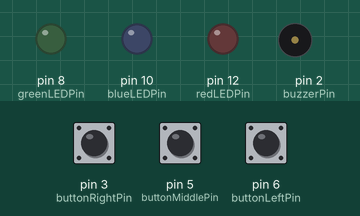
Simulated run of this sketch. Board: Arduino Uno, built with avr-gcc and run on an emulated ATmega328P. On the bench: output pins drawn as LEDs (lit = HIGH), buzzer (waves = sounding). Dashed ring = blinking. The inputs (shaded band) are chosen by the test bench; at power-on: pin 3 (buttonRightPin) LOW, pin 6 (buttonLeftPin) LOW, pin 5 (buttonMiddlePin) LOW.

Above: at 1.2 s.
1.3 s: pin 3 (buttonRightPin) pulled HIGH for 0.15 s
At 1.42 s:
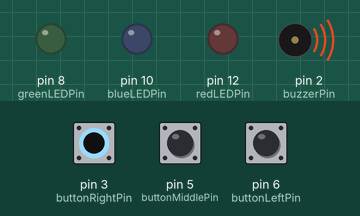
4.3 s: pin 6 (buttonLeftPin) pulled HIGH for 1 s
At 4.7 s:
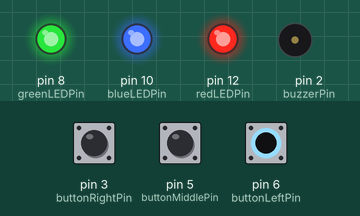
6.8 s: pin 5 (buttonMiddlePin) pulled HIGH for 3.2 s
At 6.92 s:
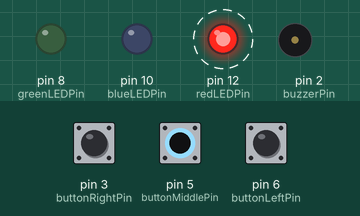
11.5 s: pin 5 (buttonMiddlePin) pulled HIGH for 0.15 s
At 11.87 s:
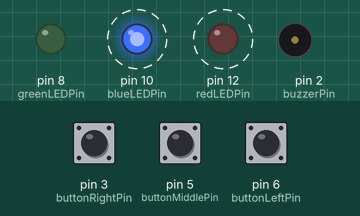
14.5 s: pin 5 (buttonMiddlePin) pulled HIGH for 1 s
At 15.12 s:
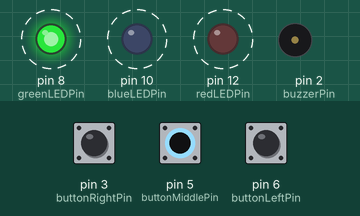
Timing chart, 0 to 18.3 s (numbered marks = the images above; inputs shaded):
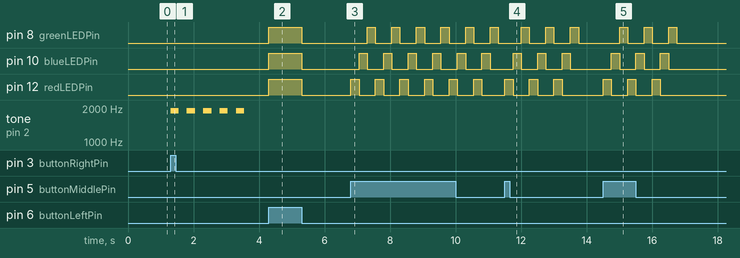

The sketch:

Act2Part1.ino
```cpp
#include <Arduino.h>
#include "api/Common.h"

const int blinkDelay = 250;

int buttonLeftPin = 6;
int buttonMiddlePin = 5;
int buttonRightPin = 3;

int buzzerPin = 2;

int redLEDPin = 12;
int blueLEDPin = 10;
int greenLEDPin = 8;

int LEDPinArray[3] = {redLEDPin, blueLEDPin, greenLEDPin};

void blink() {
  for (int i = 0; i < 3; i++) {
    digitalWrite(LEDPinArray[i], HIGH);
  }

  delay(blinkDelay);

  for (int i = 0; i < 3; i++) {
    digitalWrite(LEDPinArray[i], LOW);
  }

}

void runningLight() {
  for (int i = 0; i < 3; i++) {
    digitalWrite(LEDPinArray[i], HIGH);
    delay(blinkDelay);
    digitalWrite(LEDPinArray[i], LOW);

  }

}

void buzzBuzzer() {
  tone(buzzerPin, 1900);
  delay(blinkDelay);

  tone(buzzerPin, 0);
  delay(blinkDelay);

}

void setup() {
  pinMode(redLEDPin, OUTPUT);
  pinMode(greenLEDPin, OUTPUT);
  pinMode(blueLEDPin, OUTPUT);

  pinMode(buttonLeftPin, INPUT);
  pinMode(buttonMiddlePin, INPUT);
  pinMode(buttonRightPin, INPUT);

}

void loop() {
  if (digitalRead(buttonLeftPin)){
    blink();

  } else if (digitalRead(buttonMiddlePin)) {
    for (int i = 0; i < 3; i++) {
      runningLight();

    }

  } else if (digitalRead(buttonRightPin)) {
    for (int i = 0; i < 5; i++) {
      buzzBuzzer();
    }

  }

}
```

Measured:
- after the input at 1.3 s, tone on pin 2 (buzzerPin): alternates 1900 Hz for 0.25 s and silent for 0.25 s, 10 changes in all, then stays silent, starting at once
- after the input at 4.3 s, pin 8 (greenLEDPin), pin 10 (blueLEDPin), pin 12 (redLEDPin): LOW → HIGH at once, → LOW 1.0 s later
- after the input at 6.8 s, pin 8 (greenLEDPin): alternates HIGH for 0.25 s and LOW for 0.50 s, starting after 0.50 s; pin 10 (blueLEDPin): alternates HIGH for 0.25 s and LOW for 0.50 s, starting after 0.25 s; pin 12 (redLEDPin): alternates HIGH for 0.25 s and LOW for 0.50 s, starting at once
- after the input at 11.5 s, pin 8 (greenLEDPin): alternates HIGH for 0.25 s and LOW for 0.50 s, starting after 0.50 s; pin 10 (blueLEDPin): alternates HIGH for 0.25 s and LOW for 0.50 s, starting after 0.25 s; pin 12 (redLEDPin): alternates HIGH for 0.25 s and LOW for 0.50 s, 6 changes in all, then stays LOW, starting at once
- after the input at 14.5 s, pin 8 (greenLEDPin): alternates HIGH for 0.25 s and LOW for 0.50 s, 6 changes in all, then stays LOW, starting after 0.50 s; pin 10 (blueLEDPin): alternates HIGH for 0.25 s and LOW for 0.50 s, 6 changes in all, then stays LOW, starting after 0.25 s
